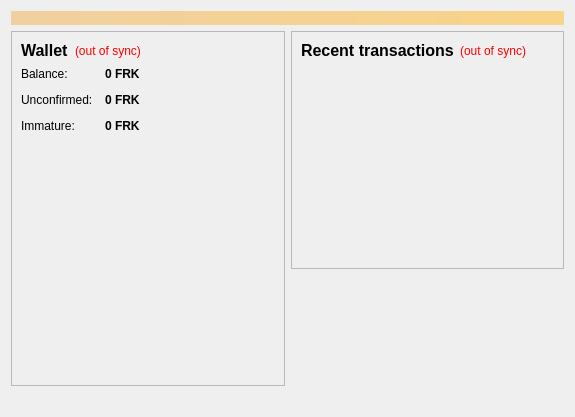
<?xml version="1.0" encoding="UTF-8"?>
<ui version="4.0">
 <class>OverviewPage</class>
 <widget class="QWidget" name="OverviewPage">
  <property name="geometry">
   <rect>
    <x>0</x>
    <y>0</y>
    <width>575</width>
    <height>417</height>
   </rect>
  </property>
  <property name="windowTitle">
   <string>Form</string>
  </property>
  <layout class="QVBoxLayout" name="topLayout">
   <item>
    <widget class="QLabel" name="labelAlerts">
     <property name="visible">
      <bool>false</bool>
     </property>
     <property name="styleSheet">
      <string notr="true">background-color: qlineargradient(x1: 0, y1: 0, x2: 1, y2: 0, stop:0 #F0D0A0, stop:1 #F8D488); color:#000000;</string>
     </property>
     <property name="wordWrap">
      <bool>true</bool>
     </property>
     <property name="margin">
      <number>3</number>
     </property>
    </widget>
   </item>
   <item>
    <layout class="QHBoxLayout" name="horizontalLayout" stretch="1,1">
     <item>
      <layout class="QVBoxLayout" name="verticalLayout_2">
       <item>
        <widget class="QFrame" name="frame">
         <property name="frameShape">
          <enum>QFrame::StyledPanel</enum>
         </property>
         <property name="frameShadow">
          <enum>QFrame::Raised</enum>
         </property>
         <layout class="QVBoxLayout" name="verticalLayout_4">
          <item>
           <layout class="QHBoxLayout" name="horizontalLayout_4">
            <item>
             <widget class="QLabel" name="label_5">
              <property name="font">
               <font>
                <weight>75</weight>
                <bold>true</bold>
               </font>
              </property>
              <property name="text">
               <string>&lt;html&gt;&lt;head/&gt;&lt;body&gt;&lt;p&gt;&lt;span style=&quot; font-size:16px; font-weight:600; color:#000000;&quot;&gt;Wallet&lt;/span&gt;&lt;/p&gt;&lt;/body&gt;&lt;/html&gt;</string>
              </property>
             </widget>
            </item>
            <item>
             <widget class="QLabel" name="labelWalletStatus">
              <property name="toolTip">
               <string>The displayed information may be out of date. Your wallet automatically synchronizes with the Aiden network after a connection is established, but this process has not completed yet.</string>
              </property>
              <property name="styleSheet">
               <string notr="true">QLabel { color: red; }</string>
              </property>
              <property name="text">
               <string notr="true">(out of sync)</string>
              </property>
              <property name="alignment">
               <set>Qt::AlignLeading|Qt::AlignLeft|Qt::AlignVCenter</set>
              </property>
             </widget>
            </item>
            <item>
             <spacer name="horizontalSpacer_2">
              <property name="orientation">
               <enum>Qt::Horizontal</enum>
              </property>
              <property name="sizeHint" stdset="0">
               <size>
                <width>40</width>
                <height>20</height>
               </size>
              </property>
             </spacer>
            </item>
           </layout>
          </item>
          <item>
           <layout class="QFormLayout" name="formLayout_2">
            <property name="fieldGrowthPolicy">
             <enum>QFormLayout::AllNonFixedFieldsGrow</enum>
            </property>
            <property name="horizontalSpacing">
             <number>12</number>
            </property>
            <property name="verticalSpacing">
             <number>12</number>
            </property>
            <item row="0" column="0">
             <widget class="QLabel" name="label">
              <property name="text">
               <string>Balance:</string>
              </property>
             </widget>
            </item>
            <item row="0" column="1">
             <widget class="QLabel" name="labelBalance">
              <property name="font">
               <font>
                <weight>75</weight>
                <bold>true</bold>
               </font>
              </property>
              <property name="cursor">
               <cursorShape>IBeamCursor</cursorShape>
              </property>
              <property name="toolTip">
               <string>Your current balance</string>
              </property>
              <property name="text">
               <string notr="true">0 FRK</string>
              </property>
              <property name="textInteractionFlags">
               <set>Qt::LinksAccessibleByMouse|Qt::TextSelectableByKeyboard|Qt::TextSelectableByMouse</set>
              </property>
             </widget>
            </item>
            <item row="1" column="0">
             <widget class="QLabel" name="label_3">
              <property name="text">
               <string>Unconfirmed:</string>
              </property>
             </widget>
            </item>
            <item row="1" column="1">
             <widget class="QLabel" name="labelUnconfirmed">
              <property name="font">
               <font>
                <weight>75</weight>
                <bold>true</bold>
               </font>
              </property>
              <property name="cursor">
               <cursorShape>IBeamCursor</cursorShape>
              </property>
              <property name="toolTip">
               <string>Total of transactions that have yet to be confirmed, and do not yet count toward the current balance</string>
              </property>
              <property name="text">
               <string notr="true">0 FRK</string>
              </property>
              <property name="textInteractionFlags">
               <set>Qt::LinksAccessibleByMouse|Qt::TextSelectableByKeyboard|Qt::TextSelectableByMouse</set>
              </property>
             </widget>
            </item>
            <item row="2" column="0">
             <widget class="QLabel" name="labelImmatureText">
              <property name="text">
               <string>Immature:</string>
              </property>
             </widget>
            </item>
            <item row="2" column="1">
             <widget class="QLabel" name="labelImmature">
              <property name="font">
               <font>
                <weight>75</weight>
                <bold>true</bold>
               </font>
              </property>
              <property name="toolTip">
               <string>Mined balance that has not yet matured</string>
              </property>
              <property name="text">
               <string notr="true">0 FRK</string>
              </property>
              <property name="textInteractionFlags">
               <set>Qt::LinksAccessibleByMouse|Qt::TextSelectableByKeyboard|Qt::TextSelectableByMouse</set>
              </property>
             </widget>
            </item>
           </layout>
          </item>
          <item>
           <spacer name="verticalSpacer">
            <property name="orientation">
             <enum>Qt::Vertical</enum>
            </property>
            <property name="sizeHint" stdset="0">
             <size>
              <width>20</width>
              <height>40</height>
             </size>
            </property>
           </spacer>
          </item>
         </layout>
        </widget>
       </item>
       <item>
        <widget class="QLabel" name="label_2">
         <property name="text">
          <string>&lt;html&gt;&lt;head/&gt;&lt;body&gt;&lt;p align=&quot;center&quot;&gt;&lt;img src=&quot;:/images/about&quot;/&gt;&lt;/p&gt;&lt;/body&gt;&lt;/html&gt;</string>
         </property>
        </widget>
       </item>
      </layout>
     </item>
     <item>
      <layout class="QVBoxLayout" name="verticalLayout_3">
       <item>
        <widget class="QFrame" name="frame_2">
         <property name="frameShape">
          <enum>QFrame::StyledPanel</enum>
         </property>
         <property name="frameShadow">
          <enum>QFrame::Raised</enum>
         </property>
         <layout class="QVBoxLayout" name="verticalLayout">
          <item>
           <layout class="QHBoxLayout" name="horizontalLayout_2">
            <item>
             <widget class="QLabel" name="label_4">
              <property name="text">
               <string>&lt;html&gt;&lt;head/&gt;&lt;body&gt;&lt;p&gt;&lt;span style=&quot; font-size:16px; font-weight:600; color:#000000;&quot;&gt;Recent transactions&lt;/span&gt;&lt;/p&gt;&lt;/body&gt;&lt;/html&gt;</string>
              </property>
             </widget>
            </item>
            <item>
             <widget class="QLabel" name="labelTransactionsStatus">
              <property name="toolTip">
               <string>The displayed information may be out of date. Your wallet automatically synchronizes with the Aiden network after a connection is established, but this process has not completed yet.</string>
              </property>
              <property name="styleSheet">
               <string notr="true">QLabel { color: red; }</string>
              </property>
              <property name="text">
               <string notr="true">(out of sync)</string>
              </property>
              <property name="alignment">
               <set>Qt::AlignRight|Qt::AlignTrailing|Qt::AlignVCenter</set>
              </property>
             </widget>
            </item>
            <item>
             <spacer name="horizontalSpacer">
              <property name="orientation">
               <enum>Qt::Horizontal</enum>
              </property>
              <property name="sizeHint" stdset="0">
               <size>
                <width>40</width>
                <height>20</height>
               </size>
              </property>
             </spacer>
            </item>
           </layout>
          </item>
          <item>
           <widget class="QListView" name="listTransactions">
            <property name="styleSheet">
             <string notr="true">QListView { background: transparent; }</string>
            </property>
            <property name="frameShape">
             <enum>QFrame::NoFrame</enum>
            </property>
            <property name="verticalScrollBarPolicy">
             <enum>Qt::ScrollBarAlwaysOff</enum>
            </property>
            <property name="horizontalScrollBarPolicy">
             <enum>Qt::ScrollBarAlwaysOff</enum>
            </property>
            <property name="selectionMode">
             <enum>QAbstractItemView::NoSelection</enum>
            </property>
           </widget>
          </item>
         </layout>
        </widget>
       </item>
       <item>
        <spacer name="verticalSpacer_2">
         <property name="orientation">
          <enum>Qt::Vertical</enum>
         </property>
         <property name="sizeHint" stdset="0">
          <size>
           <width>20</width>
           <height>40</height>
          </size>
         </property>
        </spacer>
       </item>
      </layout>
     </item>
    </layout>
   </item>
  </layout>
 </widget>
 <resources/>
 <connections/>
</ui>
